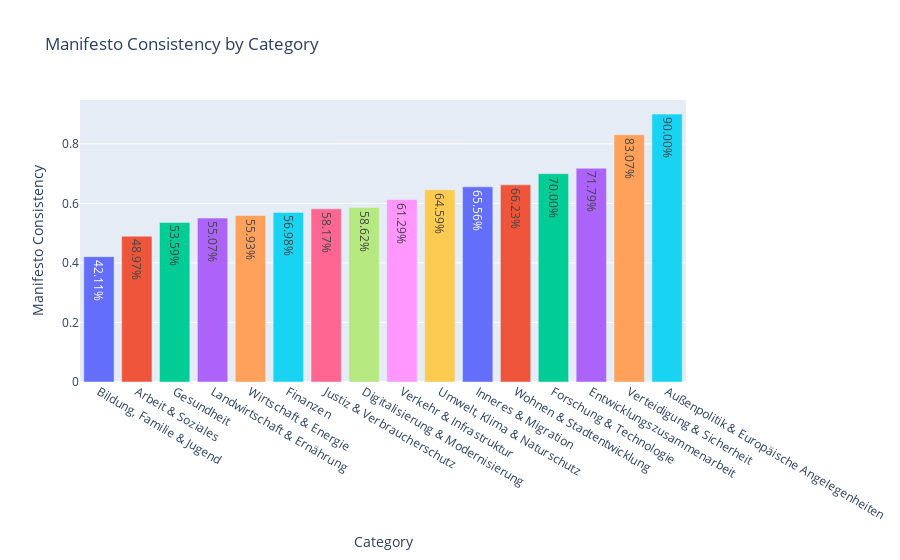

Notebook code cell kept with this figure:
### Code cell
by_category = predictions.groupby("category")["vote_correct"].mean().sort_values()

fig = px.bar(
    by_category,
    x=[cat.split("-")[0].strip() for cat in by_category.index],
    y=by_category.values,
    color=by_category.index,
    text=[f"{v:.2%}" for v in by_category.values],
    labels={"x": "Category", "y": "Manifesto Consistency"},
    title="Manifesto Consistency by Category",
)

fig.update_layout(
    xaxis_title="Category",
    yaxis_title="Manifesto Consistency",
    showlegend=False
)

fig.show()

### Figure 1 — Plotly figure (JSON) as saved in the notebook; plotly's stock layout.template omitted (floating-point values rounded to 4 significant figures)
{"data": [{"hovertemplate": "category=Bildung, Familie & Jugend - Schulen, Hochschulen, Familienförderung, Kinder- und Jugendpolitik<br>Category=%{x}<br>Manifesto Consistency=%{y}<br>text=%{text}<extra></extra>", "legendgroup": "Bildung, Familie & Jugend - Schulen, Hochschulen, Familienförderung, Kinder- und Jugendpolitik", "marker": {"color": "#636efa", "pattern": {"shape": ""}}, "name": "Bildung, Familie & Jugend - Schulen, Hochschulen, Familienförderung, Kinder- und Jugendpolitik", "orientation": "v", "showlegend": true, "text": ["42.11%"], "textposition": "auto", "type": "bar", "x": ["Bildung, Familie & Jugend"], "xaxis": "x", "y": [0.4211], "yaxis": "y"}, {"hovertemplate": "category=Arbeit & Soziales - Arbeitsmarktpolitik, Sozialversicherung, Renten, Integration<br>Category=%{x}<br>Manifesto Consistency=%{y}<br>text=%{text}<extra></extra>", "legendgroup": "Arbeit & Soziales - Arbeitsmarktpolitik, Sozialversicherung, Renten, Integration", "marker": {"color": "#EF553B", "pattern": {"shape": ""}}, "name": "Arbeit & Soziales - Arbeitsmarktpolitik, Sozialversicherung, Renten, Integration", "orientation": "v", "showlegend": true, "text": ["48.97%"], "textposition": "auto", "type": "bar", "x": ["Arbeit & Soziales"], "xaxis": "x", "y": [0.4897], "yaxis": "y"}, {"hovertemplate": "category=Gesundheit - Gesundheitssystem, Krankenversicherung, Arzneimittelregulierung, Pandemie- und Präventionspolitik<br>Category=%{x}<br>Manifesto Consistency=%{y}<br>text=%{text}<extra></extra>", "legendgroup": "Gesundheit - Gesundheitssystem, Krankenversicherung, Arzneimittelregulierung, Pandemie- und Präventionspolitik", "marker": {"color": "#00cc96", "pattern": {"shape": ""}}, "name": "Gesundheit - Gesundheitssystem, Krankenversicherung, Arzneimittelregulierung, Pandemie- und Präventionspolitik", "orientation": "v", "showlegend": true, "text": ["53.59%"], "textposition": "auto", "type": "bar", "x": ["Gesundheit"], "xaxis": "x", "y": [0.5359], "yaxis": "y"}, {"hovertemplate": "category=Landwirtschaft & Ernährung - Agrarpolitik, Ernährungssicherheit, Ländliche Entwicklung<br>Category=%{x}<br>Manifesto Consistency=%{y}<br>text=%{text}<extra></extra>", "legendgroup": "Landwirtschaft & Ernährung - Agrarpolitik, Ernährungssicherheit, Ländliche Entwicklung", "marker": {"color": "#ab63fa", "pattern": {"shape": ""}}, "name": "Landwirtschaft & Ernährung - Agrarpolitik, Ernährungssicherheit, Ländliche Entwicklung", "orientation": "v", "showlegend": true, "text": ["55.07%"], "textposition": "auto", "type": "bar", "x": ["Landwirtschaft & Ernährung"], "xaxis": "x", "y": [0.5507], "yaxis": "y"}, {"hovertemplate": "category=Wirtschaft & Energie - Industriepolitik, Mittelstand, Energieversorgung, Wirtschaftsordnungen<br>Category=%{x}<br>Manifesto Consistency=%{y}<br>text=%{text}<extra></extra>", "legendgroup": "Wirtschaft & Energie - Industriepolitik, Mittelstand, Energieversorgung, Wirtschaftsordnungen", "marker": {"color": "#FFA15A", "pattern": {"shape": ""}}, "name": "Wirtschaft & Energie - Industriepolitik, Mittelstand, Energieversorgung, Wirtschaftsordnungen", "orientation": "v", "showlegend": true, "text": ["55.93%"], "textposition": "auto", "type": "bar", "x": ["Wirtschaft & Energie"], "xaxis": "x", "y": [0.5593], "yaxis": "y"}, {"hovertemplate": "category=Finanzen - Steuern, Staatsbudget, Haushalts- und Finanzpolitik<br>Category=%{x}<br>Manifesto Consistency=%{y}<br>text=%{text}<extra></extra>", "legendgroup": "Finanzen - Steuern, Staatsbudget, Haushalts- und Finanzpolitik", "marker": {"color": "#19d3f3", "pattern": {"shape": ""}}, "name": "Finanzen - Steuern, Staatsbudget, Haushalts- und Finanzpolitik", "orientation": "v", "showlegend": true, "text": ["56.98%"], "textposition": "auto", "type": "bar", "x": ["Finanzen"], "xaxis": "x", "y": [0.5698], "yaxis": "y"}, {"hovertemplate": "category=Justiz & Verbraucherschutz - Rechtsprechung, Gesetzgebung, Verbraucherschutz, Datenschutz<br>Category=%{x}<br>Manifesto Consistency=%{y}<br>text=%{text}<extra></extra>", "legendgroup": "Justiz & Verbraucherschutz - Rechtsprechung, Gesetzgebung, Verbraucherschutz, Datenschutz", "marker": {"color": "#FF6692", "pattern": {"shape": ""}}, "name": "Justiz & Verbraucherschutz - Rechtsprechung, Gesetzgebung, Verbraucherschutz, Datenschutz", "orientation": "v", "showlegend": true, "text": ["58.17%"], "textposition": "auto", "type": "bar", "x": ["Justiz & Verbraucherschutz"], "xaxis": "x", "y": [0.5817], "yaxis": "y"}, {"hovertemplate": "category=Digitalisierung & Modernisierung - E-Government, IT-Infrastruktur, digitale Verwaltung, Cybersecurity<br>Category=%{x}<br>Manifesto Consistency=%{y}<br>text=%{text}<extra></extra>", "legendgroup": "Digitalisierung & Modernisierung - E-Government, IT-Infrastruktur, digitale Verwaltung, Cybersecurity", "marker": {"color": "#B6E880", "pattern": {"shape": ""}}, "name": "Digitalisierung & Modernisierung - E-Government, IT-Infrastruktur, digitale Verwaltung, Cybersecurity", "orientation": "v", "showlegend": true, "text": ["58.62%"], "textposition": "auto", "type": "bar", "x": ["Digitalisierung & Modernisierung"], "xaxis": "x", "y": [0.5862], "yaxis": "y"}, {"hovertemplate": "category=Verkehr & Infrastruktur - Straßen-, Schienen- und Luftverkehr, Mobilitätskonzepte, Infrastrukturprojekte<br>Category=%{x}<br>Manifesto Consistency=%{y}<br>text=%{text}<extra></extra>", "legendgroup": "Verkehr & Infrastruktur - Straßen-, Schienen- und Luftverkehr, Mobilitätskonzepte, Infrastrukturprojekte", "marker": {"color": "#FF97FF", "pattern": {"shape": ""}}, "name": "Verkehr & Infrastruktur - Straßen-, Schienen- und Luftverkehr, Mobilitätskonzepte, Infrastrukturprojekte", "orientation": "v", "showlegend": true, "text": ["61.29%"], "textposition": "auto", "type": "bar", "x": ["Verkehr & Infrastruktur"], "xaxis": "x", "y": [0.6129], "yaxis": "y"}, {"hovertemplate": "category=Umwelt, Klima & Naturschutz - Umweltschutz, Klimapläne, Artenschutz, nukleare Sicherheit<br>Category=%{x}<br>Manifesto Consistency=%{y}<br>text=%{text}<extra></extra>", "legendgroup": "Umwelt, Klima & Naturschutz - Umweltschutz, Klimapläne, Artenschutz, nukleare Sicherheit", "marker": {"color": "#FECB52", "pattern": {"shape": ""}}, "name": "Umwelt, Klima & Naturschutz - Umweltschutz, Klimapläne, Artenschutz, nukleare Sicherheit", "orientation": "v", "showlegend": true, "text": ["64.59%"], "textposition": "auto", "type": "bar", "x": ["Umwelt, Klima & Naturschutz"], "xaxis": "x", "y": [0.6459], "yaxis": "y"}, {"hovertemplate": "category=Inneres & Migration - Innere Sicherheit, öffentliche Verwaltung, Migration, Staatsbürgerschaft<br>Category=%{x}<br>Manifesto Consistency=%{y}<br>text=%{text}<extra></extra>", "legendgroup": "Inneres & Migration - Innere Sicherheit, öffentliche Verwaltung, Migration, Staatsbürgerschaft", "marker": {"color": "#636efa", "pattern": {"shape": ""}}, "name": "Inneres & Migration - Innere Sicherheit, öffentliche Verwaltung, Migration, Staatsbürgerschaft", "orientation": "v", "showlegend": true, "text": ["65.56%"], "textposition": "auto", "type": "bar", "x": ["Inneres & Migration"], "xaxis": "x", "y": [0.6556], "yaxis": "y"}, {"hovertemplate": "category=Wohnen & Stadtentwicklung - Wohnungsbau, Städtebau, Bauordnung, Städtebauförderung<br>Category=%{x}<br>Manifesto Consistency=%{y}<br>text=%{text}<extra></extra>", "legendgroup": "Wohnen & Stadtentwicklung - Wohnungsbau, Städtebau, Bauordnung, Städtebauförderung", "marker": {"color": "#EF553B", "pattern": {"shape": ""}}, "name": "Wohnen & Stadtentwicklung - Wohnungsbau, Städtebau, Bauordnung, Städtebauförderung", "orientation": "v", "showlegend": true, "text": ["66.23%"], "textposition": "auto", "type": "bar", "x": ["Wohnen & Stadtentwicklung"], "xaxis": "x", "y": [0.6623], "yaxis": "y"}, {"hovertemplate": "category=Forschung & Technologie - Innovationsförderung, Raumfahrt, Forschungseinrichtungen, Technologietransfer<br>Category=%{x}<br>Manifesto Consistency=%{y}<br>text=%{text}<extra></extra>", "legendgroup": "Forschung & Technologie - Innovationsförderung, Raumfahrt, Forschungseinrichtungen, Technologietransfer", "marker": {"color": "#00cc96", "pattern": {"shape": ""}}, "name": "Forschung & Technologie - Innovationsförderung, Raumfahrt, Forschungseinrichtungen, Technologietransfer", "orientation": "v", "showlegend": true, "text": ["70.00%"], "textposition": "auto", "type": "bar", "x": ["Forschung & Technologie"], "xaxis": "x", "y": [0.7], "yaxis": "y"}, {"hovertemplate": "category=Entwicklungszusammenarbeit - Entwicklungsprojekte, humanitäre Hilfe, internationale Zusammenarbeit<br>Category=%{x}<br>Manifesto Consistency=%{y}<br>text=%{text}<extra></extra>", "legendgroup": "Entwicklungszusammenarbeit - Entwicklungsprojekte, humanitäre Hilfe, internationale Zusammenarbeit", "marker": {"color": "#ab63fa", "pattern": {"shape": ""}}, "name": "Entwicklungszusammenarbeit - Entwicklungsprojekte, humanitäre Hilfe, internationale Zusammenarbeit", "orientation": "v", "showlegend": true, "text": ["71.79%"], "textposition": "auto", "type": "bar", "x": ["Entwicklungszusammenarbeit"], "xaxis": "x", "y": [0.7179], "yaxis": "y"}, {"hovertemplate": "category=Verteidigung & Sicherheit - Militär, Verteidigungsstrategie, Bundeswehr, Rüstung<br>Category=%{x}<br>Manifesto Consistency=%{y}<br>text=%{text}<extra></extra>", "legendgroup": "Verteidigung & Sicherheit - Militär, Verteidigungsstrategie, Bundeswehr, Rüstung", "marker": {"color": "#FFA15A", "pattern": {"shape": ""}}, "name": "Verteidigung & Sicherheit - Militär, Verteidigungsstrategie, Bundeswehr, Rüstung", "orientation": "v", "showlegend": true, "text": ["83.07%"], "textposition": "auto", "type": "bar", "x": ["Verteidigung & Sicherheit"], "xaxis": "x", "y": [0.8307], "yaxis": "y"}, {"hovertemplate": "category=Außenpolitik & Europäische Angelegenheiten - Diplomatie, internationale Beziehungen, EU-Politik<br>Category=%{x}<br>Manifesto Consistency=%{y}<br>text=%{text}<extra></extra>", "legendgroup": "Außenpolitik & Europäische Angelegenheiten - Diplomatie, internationale Beziehungen, EU-Politik", "marker": {"color": "#19d3f3", "pattern": {"shape": ""}}, "name": "Außenpolitik & Europäische Angelegenheiten - Diplomatie, internationale Beziehungen, EU-Politik", "orientation": "v", "showlegend": true, "text": ["90.00%"], "textposition": "auto", "type": "bar", "x": ["Außenpolitik & Europäische Angelegenheiten"], "xaxis": "x", "y": [0.9], "yaxis": "y"}], "layout": {"barmode": "relative", "legend": {"title": {"text": "category"}, "tracegroupgap": 0}, "showlegend": false, "title": {"text": "Manifesto Consistency by Category"}, "xaxis": {"anchor": "y", "domain": [0, 1], "title": {"text": "Category"}}, "yaxis": {"anchor": "x", "domain": [0, 1], "title": {"text": "Manifesto Consistency"}}}}
